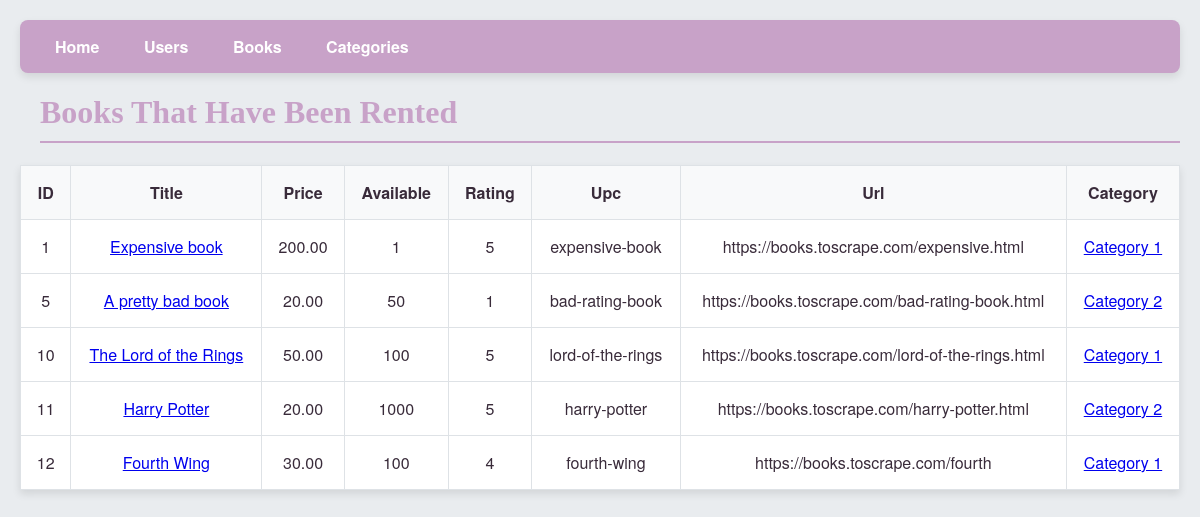
The page /rented on the database its author committed.
### models.py (models this page shows)
class Book(db.Model):
    id = mapped_column(Integer, primary_key=True)
    title = mapped_column(String)
    price = mapped_column(DECIMAL(10, 2))
    available = mapped_column(Integer, default=0)
    rating = mapped_column(Integer)
    upc = mapped_column(String)
    url = mapped_column(String)
    category = mapped_column(String)
    category_id = mapped_column(Integer, ForeignKey("category.id"))
    category = relationship("Category", back_populates="books")
    rentals = relationship("BookRental", back_populates="book")

class Category(db.Model):
    id = mapped_column(Integer, primary_key=True)
    name = mapped_column(String)
    books = relationship("Book", back_populates="category")

### app.py (the view)
@app.route("/rented")
def rented():
    book_ids_stmt = select(BookRental.book_id).where(BookRental.rented < datetime.now()).where(BookRental.returned == None)
    book_ids = [id for id in db.session.execute(book_ids_stmt).scalars()]
    ordered_books = select(Book).where(Book.id.in_(book_ids)).order_by(Book.id)
    books = db.session.execute(ordered_books).scalars()
    return render_template("rented.html", books=books)

### templates/rented.html
{% extends "base.html" %}
{% block content %}
<h1>Books That Have Been Rented</h1>
<table>
    <tr>
      <th>ID</th>
      <th>Title</th>
      <th>Price</th>
      <th>Available</th>
      <th>Rating</th>
      <th>Upc</th>
      <th>Url</th>
      <th>Category</th>
    </tr>
    {% for book in books %}
    <tr>
        <td>{{ book.id }}</td>
        <td><a href="{{ url_for('book_detail', id=book.id) }}">{{ book.title }}</a></td>
        <td>{{ book.price }}</td>
        <td>{{ book.available }}</td>
        <td>{{ book.rating }}</td>
        <td>{{ book.upc }}</td>
        <td>{{ book.url }}</td>
        <td><a href="{{ url_for('category_detail', name=book.category.name) }}">{{ book.category.name }}</a></td>
    </tr>
    {% endfor %}
  </table>
{% endblock %}

### static/style.css (style rules this page uses)
body { font-family: 'Helvetica Neue', Arial, sans-serif; background-color: #e9ecef; color: #392b3a; margin: 0; padding: 20px; }
table { width: 100%; border-collapse: collapse; margin: 20px 0; box-shadow: 0 4px 8px rgba(0, 0, 0, 0.1); background-color: #fff; }
table th, table td { padding: 15px; border: 1px solid #dee2e6; text-align: center; }
table th { background-color: #f8f9fa; font-weight: bold; }
h1 { color: #c8a2c8; font-family: 'Georgia', serif; margin-left: 20px; border-bottom: 2px solid #c8a2c8; padding-bottom: 10px; }

### rows shown on the page
Book: id "1", title "Expensive book", price "200.00", available "1", rating "5", upc "expensive-book", url "https://books.toscrape.com/expensive.html", category.name "Category 1"
Book: id "5", title "A pretty bad book", price "20.00", available "50", rating "1", upc "bad-rating-book", url "https://books.toscrape.com/bad-rating-book.html", category.name "Category 2"
Book: id "10", title "The Lord of the Rings", price "50.00", available "100", rating "5", upc "lord-of-the-rings", url "https://books.toscrape.com/lord-of-the-rings.html", category.name "Category 1"
Book: id "11", title "Harry Potter", price "20.00", available "1000", rating "5", upc "harry-potter", url "https://books.toscrape.com/harry-potter.html", category.name "Category 2"
Book: id "12", title "Fourth Wing", price "30.00", available "100", rating "4", upc "fourth-wing", url "https://books.toscrape.com/fourth", category.name "Category 1"
